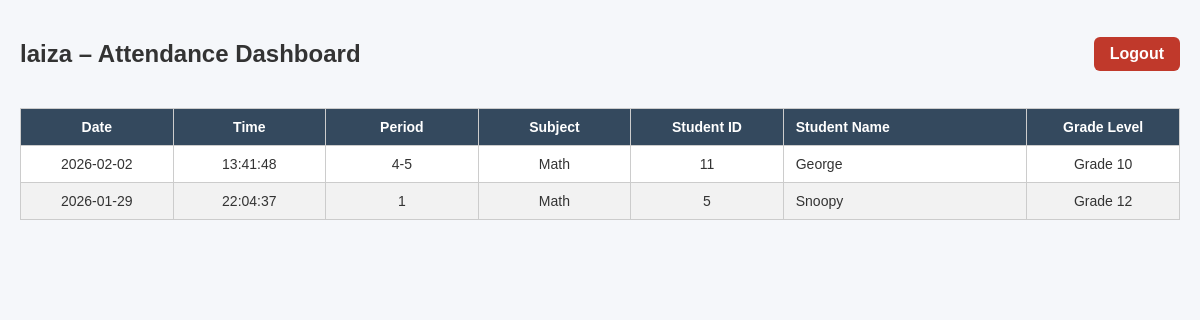
The app's page /dashboard (signed in), older data.
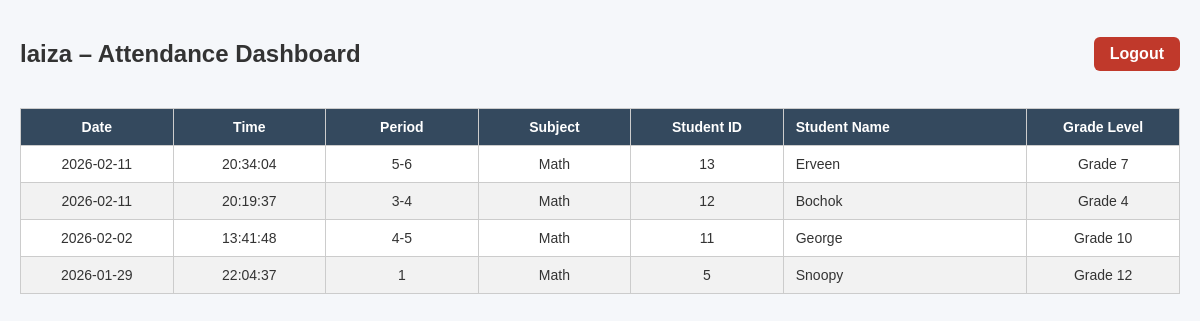
The same page, newer data.
### tables this page shows
CREATE TABLE "attendance_log" (
	"attendance_id"	TEXT UNIQUE,
	"student_id"	INTEGER,
	"teacher_id"	TEXT,
	"class_date"	INTEGER,
	"class_time"	INTEGER,
	"class_period"	TEXT,
	"class_subject"	TEXT,
	"grade_level"	TEXT
);

CREATE TABLE "students" (
	"student_id"	TEXT,
	"full_name"	TEXT
, "grade_level"	TEXT);

### web_dashboard/app.py (the view)
@app.route("/dashboard")
def dashboard():
    if session.get("role") != "Teacher":
        return redirect(url_for("index"))
    teacher_id = session.get("teacher_id")
    records = read_attendance_by_teacher(teacher_id)
    return render_template(
        "dashboard.html",
        records=records,
        teacher=session.get("username")
    )

### web_dashboard/app.py (called while the page is built)
def get_db_connection():
    conn = sqlite3.connect(DB_PATH)
    conn.row_factory = sqlite3.Row
    return conn

def read_attendance_by_teacher(teacher_id):
    conn = get_db_connection()
    cur = conn.cursor()
    cur.execute("""
        SELECT
            a.class_date,
            a.class_time,
            a.class_period,
            a.class_subject,
            s.student_id,
            s.full_name,
            s.grade_level
        FROM attendance_log a
        JOIN students s ON a.student_id = s.student_id
        WHERE a.teacher_id = ?
        ORDER BY a.class_date DESC, a.class_time DESC
    """, (teacher_id,))
    records = cur.fetchall()
    conn.close()
    return records

### web_dashboard/templates/dashboard.html (shortened to what this page needs)
<!DOCTYPE html>
<html lang="en">
<head>
    <link rel="stylesheet" href="{{ url_for('static', filename='styles.css') }}">
</head>
<body>
<div class="dashboard-header">
    <h2>{{ teacher }} – Attendance Dashboard</h2>
    <a class="logout-btn" href="{{ url_for('logout') }}">Logout</a>
</div>
<table>
    <thead>
        <tr>
            <th>Date</th>
            <th>Time</th>
            <th>Period</th>
            <th>Subject</th>
            <th>Student ID</th>
            <th>Student Name</th>
            <th>Grade Level</th>
        </tr>
    </thead>
<tbody>
    {% for record in records %}
    <tr>
        <td>{{ record.class_date }}</td>
        <td>{{ record.class_time }}</td>
        <td>{{ record.class_period }}</td>
        <td>{{ record.class_subject }}</td>
        <td>{{ record.student_id }}</td>
        <td>{{ record.full_name }}</td>
        <td>{{ record.grade_level }}</td>
    </tr>
    {% endfor %}
</tbody>
</table>
</body>
</html>

### web_dashboard/static/styles.css (style rules this page uses)
body { font-family: Arial, Helvetica, sans-serif; background-color: #f5f7fa; margin: 0; padding: 20px; color: #333; }
h2 { text-align: center; margin-bottom: 20px; }
table { width: 100%; border-collapse: collapse; background-color: #ffffff; font-size: 14px; table-layout: fixed; }
th, td { border: 1px solid #ccc; padding: 10px; text-align: center; vertical-align: middle; word-wrap: break-word; overflow-wrap: break-word; }
th:nth-child(1), td:nth-child(1), th:nth-child(2), td:nth-child(2), th:nth-child(3), td:nth-child(3), th:nth-child(4), td:nth-child(4), th:nth-child(5), td:nth-child(5), th:nth-child(7), td:nth-child(7) { width: 15%; }
th:nth-child(6), td:nth-child(6) { width: 25%; text-align: left; padding-left: 12px; }
thead { background-color: #34495e; color: white; }
tbody tr:nth-child(even) { background-color: #f2f2f2; }
.dashboard-header { display: flex; justify-content: space-between; align-items: center; margin-bottom: 20px; }
.logout-btn { padding: 8px 14px; background-color: #e74c3c; color: white; text-decoration: none; border-radius: 5px; font-weight: bold; }
.logout-btn { padding: 8px 16px; background-color: #c0392b; color: white; text-decoration: none; border-radius: 6px; font-weight: bold; }
th:nth-child(7), td:nth-child(7) { width: 15%; }

Row changes from the older to the newer data that the page shows:
added attendance_log: class_date "2026-02-11", class_time "20:34:04", class_period "5-6", class_subject "Math", student_id "13", full_name "Erveen", grade_level "Grade 7"
added attendance_log: class_date "2026-02-11", class_time "20:19:37", class_period "3-4", class_subject "Math", student_id "12", full_name "Bochok", grade_level "Grade 4"
